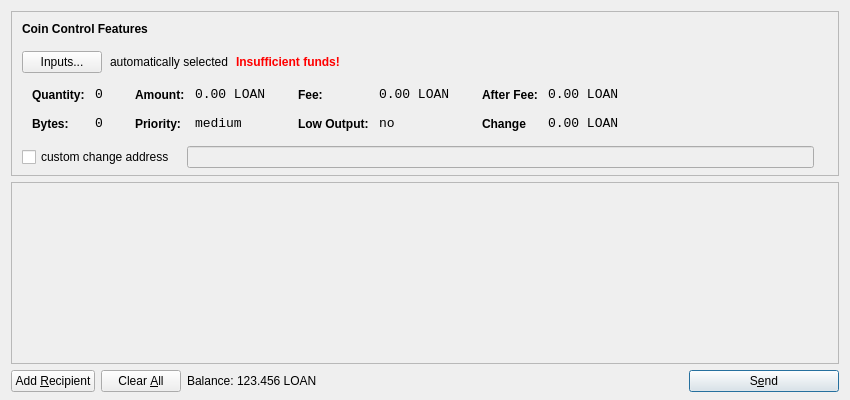
<?xml version="1.0" encoding="UTF-8"?>
<ui version="4.0">
 <class>SendCoinsDialog</class>
 <widget class="QDialog" name="SendCoinsDialog">
  <property name="geometry">
   <rect>
    <x>0</x>
    <y>0</y>
    <width>850</width>
    <height>400</height>
   </rect>
  </property>
  <property name="windowTitle">
   <string>Send Coins</string>
  </property>
  <layout class="QVBoxLayout" name="verticalLayout" stretch="0,1,0">
   <property name="bottomMargin">
    <number>8</number>
   </property>
   <item>
    <widget class="QFrame" name="frameCoinControl">
     <property name="sizePolicy">
      <sizepolicy hsizetype="Expanding" vsizetype="Expanding">
       <horstretch>0</horstretch>
       <verstretch>0</verstretch>
      </sizepolicy>
     </property>
     <property name="maximumSize">
      <size>
       <width>16777215</width>
       <height>16777215</height>
      </size>
     </property>
     <property name="frameShape">
      <enum>QFrame::StyledPanel</enum>
     </property>
     <property name="frameShadow">
      <enum>QFrame::Sunken</enum>
     </property>
     <layout class="QVBoxLayout" name="verticalLayoutCoinControl2">
      <property name="spacing">
       <number>-1</number>
      </property>
      <property name="leftMargin">
       <number>0</number>
      </property>
      <property name="topMargin">
       <number>0</number>
      </property>
      <property name="rightMargin">
       <number>0</number>
      </property>
      <property name="bottomMargin">
       <number>6</number>
      </property>
      <item>
       <layout class="QVBoxLayout" name="verticalLayoutCoinControl" stretch="0,0,0,0,1">
        <property name="spacing">
         <number>0</number>
        </property>
        <property name="leftMargin">
         <number>10</number>
        </property>
        <property name="topMargin">
         <number>10</number>
        </property>
        <item>
         <layout class="QHBoxLayout" name="horizontalLayoutCoinControl1">
          <property name="bottomMargin">
           <number>15</number>
          </property>
          <item>
           <widget class="QLabel" name="labelCoinControlFeatures">
            <property name="sizePolicy">
             <sizepolicy hsizetype="Preferred" vsizetype="Maximum">
              <horstretch>0</horstretch>
              <verstretch>0</verstretch>
             </sizepolicy>
            </property>
            <property name="font">
             <font>
              <weight>75</weight>
              <bold>true</bold>
             </font>
            </property>
            <property name="styleSheet">
             <string notr="true">font-weight:bold;</string>
            </property>
            <property name="text">
             <string>Coin Control Features</string>
            </property>
           </widget>
          </item>
         </layout>
        </item>
        <item>
         <layout class="QHBoxLayout" name="horizontalLayoutCoinControl2" stretch="0,0,0,0">
          <property name="spacing">
           <number>8</number>
          </property>
          <property name="bottomMargin">
           <number>10</number>
          </property>
          <item>
           <widget class="QPushButton" name="pushButtonCoinControl">
            <property name="styleSheet">
             <string notr="true"/>
            </property>
            <property name="text">
             <string>Inputs...</string>
            </property>
           </widget>
          </item>
          <item>
           <widget class="QLabel" name="labelCoinControlAutomaticallySelected">
            <property name="text">
             <string>automatically selected</string>
            </property>
            <property name="margin">
             <number>5</number>
            </property>
           </widget>
          </item>
          <item>
           <widget class="QLabel" name="labelCoinControlInsuffFunds">
            <property name="font">
             <font>
              <weight>75</weight>
              <bold>true</bold>
             </font>
            </property>
            <property name="styleSheet">
             <string notr="true">color:red;font-weight:bold;</string>
            </property>
            <property name="text">
             <string>Insufficient funds!</string>
            </property>
            <property name="margin">
             <number>5</number>
            </property>
           </widget>
          </item>
          <item>
           <spacer name="horizontalSpacerCoinControl">
            <property name="orientation">
             <enum>Qt::Horizontal</enum>
            </property>
            <property name="sizeHint" stdset="0">
             <size>
              <width>40</width>
              <height>1</height>
             </size>
            </property>
           </spacer>
          </item>
         </layout>
        </item>
        <item>
         <widget class="QWidget" name="widgetCoinControl" native="true">
          <property name="sizePolicy">
           <sizepolicy hsizetype="Preferred" vsizetype="Preferred">
            <horstretch>0</horstretch>
            <verstretch>0</verstretch>
           </sizepolicy>
          </property>
          <property name="minimumSize">
           <size>
            <width>0</width>
            <height>0</height>
           </size>
          </property>
          <property name="styleSheet">
           <string notr="true"/>
          </property>
          <layout class="QHBoxLayout" name="horizontalLayoutCoinControl5">
           <property name="margin">
            <number>0</number>
           </property>
           <item>
            <layout class="QHBoxLayout" name="horizontalLayoutCoinControl3" stretch="0,0,0,1">
             <property name="spacing">
              <number>20</number>
             </property>
             <property name="topMargin">
              <number>0</number>
             </property>
             <property name="bottomMargin">
              <number>10</number>
             </property>
             <item>
              <layout class="QFormLayout" name="formLayoutCoinControl1">
               <property name="horizontalSpacing">
                <number>10</number>
               </property>
               <property name="verticalSpacing">
                <number>14</number>
               </property>
               <property name="leftMargin">
                <number>10</number>
               </property>
               <property name="topMargin">
                <number>4</number>
               </property>
               <property name="rightMargin">
                <number>6</number>
               </property>
               <item row="0" column="0">
                <widget class="QLabel" name="labelCoinControlQuantityText">
                 <property name="styleSheet">
                  <string notr="true">font-weight:bold;</string>
                 </property>
                 <property name="text">
                  <string>Quantity:</string>
                 </property>
                 <property name="margin">
                  <number>0</number>
                 </property>
                </widget>
               </item>
               <item row="0" column="1">
                <widget class="QLabel" name="labelCoinControlQuantity">
                 <property name="font">
                  <font>
                   <family>Monospace</family>
                   <pointsize>10</pointsize>
                  </font>
                 </property>
                 <property name="cursor">
                  <cursorShape>IBeamCursor</cursorShape>
                 </property>
                 <property name="contextMenuPolicy">
                  <enum>Qt::ActionsContextMenu</enum>
                 </property>
                 <property name="text">
                  <string>0</string>
                 </property>
                 <property name="margin">
                  <number>0</number>
                 </property>
                 <property name="textInteractionFlags">
                  <set>Qt::LinksAccessibleByMouse|Qt::TextSelectableByKeyboard|Qt::TextSelectableByMouse</set>
                 </property>
                </widget>
               </item>
               <item row="1" column="0">
                <widget class="QLabel" name="labelCoinControlBytesText">
                 <property name="styleSheet">
                  <string notr="true">font-weight:bold;</string>
                 </property>
                 <property name="text">
                  <string>Bytes:</string>
                 </property>
                </widget>
               </item>
               <item row="1" column="1">
                <widget class="QLabel" name="labelCoinControlBytes">
                 <property name="font">
                  <font>
                   <family>Monospace</family>
                   <pointsize>10</pointsize>
                  </font>
                 </property>
                 <property name="cursor">
                  <cursorShape>IBeamCursor</cursorShape>
                 </property>
                 <property name="contextMenuPolicy">
                  <enum>Qt::ActionsContextMenu</enum>
                 </property>
                 <property name="text">
                  <string>0</string>
                 </property>
                 <property name="textInteractionFlags">
                  <set>Qt::LinksAccessibleByMouse|Qt::TextSelectableByKeyboard|Qt::TextSelectableByMouse</set>
                 </property>
                </widget>
               </item>
              </layout>
             </item>
             <item>
              <layout class="QFormLayout" name="formLayoutCoinControl2">
               <property name="horizontalSpacing">
                <number>10</number>
               </property>
               <property name="verticalSpacing">
                <number>14</number>
               </property>
               <property name="leftMargin">
                <number>6</number>
               </property>
               <property name="topMargin">
                <number>4</number>
               </property>
               <property name="rightMargin">
                <number>6</number>
               </property>
               <item row="0" column="0">
                <widget class="QLabel" name="labelCoinControlAmountText">
                 <property name="styleSheet">
                  <string notr="true">font-weight:bold;</string>
                 </property>
                 <property name="text">
                  <string>Amount:</string>
                 </property>
                 <property name="margin">
                  <number>0</number>
                 </property>
                </widget>
               </item>
               <item row="0" column="1">
                <widget class="QLabel" name="labelCoinControlAmount">
                 <property name="font">
                  <font>
                   <family>Monospace</family>
                   <pointsize>10</pointsize>
                  </font>
                 </property>
                 <property name="cursor">
                  <cursorShape>IBeamCursor</cursorShape>
                 </property>
                 <property name="contextMenuPolicy">
                  <enum>Qt::ActionsContextMenu</enum>
                 </property>
                 <property name="text">
                  <string>0.00 LOAN</string>
                 </property>
                 <property name="textInteractionFlags">
                  <set>Qt::LinksAccessibleByMouse|Qt::TextSelectableByKeyboard|Qt::TextSelectableByMouse</set>
                 </property>
                </widget>
               </item>
               <item row="1" column="0">
                <widget class="QLabel" name="labelCoinControlPriorityText">
                 <property name="styleSheet">
                  <string notr="true">font-weight:bold;</string>
                 </property>
                 <property name="text">
                  <string>Priority:</string>
                 </property>
                </widget>
               </item>
               <item row="1" column="1">
                <widget class="QLabel" name="labelCoinControlPriority">
                 <property name="font">
                  <font>
                   <family>Monospace</family>
                   <pointsize>10</pointsize>
                  </font>
                 </property>
                 <property name="cursor">
                  <cursorShape>IBeamCursor</cursorShape>
                 </property>
                 <property name="contextMenuPolicy">
                  <enum>Qt::ActionsContextMenu</enum>
                 </property>
                 <property name="text">
                  <string>medium</string>
                 </property>
                 <property name="textInteractionFlags">
                  <set>Qt::LinksAccessibleByMouse|Qt::TextSelectableByKeyboard|Qt::TextSelectableByMouse</set>
                 </property>
                </widget>
               </item>
              </layout>
             </item>
             <item>
              <layout class="QFormLayout" name="formLayoutCoinControl3">
               <property name="horizontalSpacing">
                <number>10</number>
               </property>
               <property name="verticalSpacing">
                <number>14</number>
               </property>
               <property name="leftMargin">
                <number>6</number>
               </property>
               <property name="topMargin">
                <number>4</number>
               </property>
               <property name="rightMargin">
                <number>6</number>
               </property>
               <item row="0" column="0">
                <widget class="QLabel" name="labelCoinControlFeeText">
                 <property name="styleSheet">
                  <string notr="true">font-weight:bold;</string>
                 </property>
                 <property name="text">
                  <string>Fee:</string>
                 </property>
                 <property name="margin">
                  <number>0</number>
                 </property>
                </widget>
               </item>
               <item row="0" column="1">
                <widget class="QLabel" name="labelCoinControlFee">
                 <property name="font">
                  <font>
                   <family>Monospace</family>
                   <pointsize>10</pointsize>
                  </font>
                 </property>
                 <property name="cursor">
                  <cursorShape>IBeamCursor</cursorShape>
                 </property>
                 <property name="contextMenuPolicy">
                  <enum>Qt::ActionsContextMenu</enum>
                 </property>
                 <property name="text">
                  <string>0.00 LOAN</string>
                 </property>
                 <property name="textInteractionFlags">
                  <set>Qt::LinksAccessibleByMouse|Qt::TextSelectableByKeyboard|Qt::TextSelectableByMouse</set>
                 </property>
                </widget>
               </item>
               <item row="1" column="0">
                <widget class="QLabel" name="labelCoinControlLowOutputText">
                 <property name="styleSheet">
                  <string notr="true">font-weight:bold;</string>
                 </property>
                 <property name="text">
                  <string>Low Output:</string>
                 </property>
                </widget>
               </item>
               <item row="1" column="1">
                <widget class="QLabel" name="labelCoinControlLowOutput">
                 <property name="font">
                  <font>
                   <family>Monospace</family>
                   <pointsize>10</pointsize>
                  </font>
                 </property>
                 <property name="cursor">
                  <cursorShape>IBeamCursor</cursorShape>
                 </property>
                 <property name="contextMenuPolicy">
                  <enum>Qt::ActionsContextMenu</enum>
                 </property>
                 <property name="text">
                  <string>no</string>
                 </property>
                 <property name="textInteractionFlags">
                  <set>Qt::LinksAccessibleByMouse|Qt::TextSelectableByKeyboard|Qt::TextSelectableByMouse</set>
                 </property>
                </widget>
               </item>
              </layout>
             </item>
             <item>
              <layout class="QFormLayout" name="formLayoutCoinControl4">
               <property name="horizontalSpacing">
                <number>10</number>
               </property>
               <property name="verticalSpacing">
                <number>14</number>
               </property>
               <property name="leftMargin">
                <number>6</number>
               </property>
               <property name="topMargin">
                <number>4</number>
               </property>
               <property name="rightMargin">
                <number>6</number>
               </property>
               <item row="0" column="0">
                <widget class="QLabel" name="labelCoinControlAfterFeeText">
                 <property name="styleSheet">
                  <string notr="true">font-weight:bold;</string>
                 </property>
                 <property name="text">
                  <string>After Fee:</string>
                 </property>
                 <property name="margin">
                  <number>0</number>
                 </property>
                </widget>
               </item>
               <item row="0" column="1">
                <widget class="QLabel" name="labelCoinControlAfterFee">
                 <property name="font">
                  <font>
                   <family>Monospace</family>
                   <pointsize>10</pointsize>
                  </font>
                 </property>
                 <property name="cursor">
                  <cursorShape>IBeamCursor</cursorShape>
                 </property>
                 <property name="contextMenuPolicy">
                  <enum>Qt::ActionsContextMenu</enum>
                 </property>
                 <property name="text">
                  <string>0.00 LOAN</string>
                 </property>
                 <property name="textInteractionFlags">
                  <set>Qt::LinksAccessibleByMouse|Qt::TextSelectableByKeyboard|Qt::TextSelectableByMouse</set>
                 </property>
                </widget>
               </item>
               <item row="1" column="0">
                <widget class="QLabel" name="labelCoinControlChangeText">
                 <property name="styleSheet">
                  <string notr="true">font-weight:bold;</string>
                 </property>
                 <property name="text">
                  <string>Change</string>
                 </property>
                </widget>
               </item>
               <item row="1" column="1">
                <widget class="QLabel" name="labelCoinControlChange">
                 <property name="font">
                  <font>
                   <family>Monospace</family>
                   <pointsize>10</pointsize>
                  </font>
                 </property>
                 <property name="cursor">
                  <cursorShape>IBeamCursor</cursorShape>
                 </property>
                 <property name="contextMenuPolicy">
                  <enum>Qt::ActionsContextMenu</enum>
                 </property>
                 <property name="text">
                  <string>0.00 LOAN</string>
                 </property>
                 <property name="textInteractionFlags">
                  <set>Qt::LinksAccessibleByMouse|Qt::TextSelectableByKeyboard|Qt::TextSelectableByMouse</set>
                 </property>
                </widget>
               </item>
              </layout>
             </item>
            </layout>
           </item>
          </layout>
         </widget>
        </item>
        <item>
         <layout class="QHBoxLayout" name="horizontalLayoutCoinControl4" stretch="0,0,0">
          <property name="spacing">
           <number>12</number>
          </property>
          <property name="sizeConstraint">
           <enum>QLayout::SetDefaultConstraint</enum>
          </property>
          <property name="topMargin">
           <number>5</number>
          </property>
          <property name="rightMargin">
           <number>5</number>
          </property>
          <item>
           <widget class="QCheckBox" name="checkBoxCoinControlChange">
            <property name="text">
             <string>custom change address</string>
            </property>
           </widget>
          </item>
          <item>
           <widget class="QLineEdit" name="lineEditCoinControlChange">
            <property name="enabled">
             <bool>false</bool>
            </property>
            <property name="sizePolicy">
             <sizepolicy hsizetype="Expanding" vsizetype="Fixed">
              <horstretch>0</horstretch>
              <verstretch>0</verstretch>
             </sizepolicy>
            </property>
           </widget>
          </item>
          <item>
           <widget class="QLabel" name="labelCoinControlChangeLabel">
            <property name="sizePolicy">
             <sizepolicy hsizetype="Preferred" vsizetype="Expanding">
              <horstretch>0</horstretch>
              <verstretch>0</verstretch>
             </sizepolicy>
            </property>
            <property name="minimumSize">
             <size>
              <width>0</width>
              <height>0</height>
             </size>
            </property>
            <property name="text">
             <string/>
            </property>
            <property name="margin">
             <number>3</number>
            </property>
           </widget>
          </item>
         </layout>
        </item>
        <item>
         <spacer name="verticalSpacerCoinControl">
          <property name="orientation">
           <enum>Qt::Vertical</enum>
          </property>
          <property name="sizeHint" stdset="0">
           <size>
            <width>800</width>
            <height>1</height>
           </size>
          </property>
         </spacer>
        </item>
       </layout>
      </item>
     </layout>
    </widget>
   </item>
   <item>
    <widget class="QScrollArea" name="scrollArea">
     <property name="widgetResizable">
      <bool>true</bool>
     </property>
     <widget class="QWidget" name="scrollAreaWidgetContents">
      <property name="geometry">
       <rect>
        <x>0</x>
        <y>0</y>
        <width>830</width>
        <height>165</height>
       </rect>
      </property>
      <layout class="QVBoxLayout" name="verticalLayout_2">
       <property name="margin">
        <number>0</number>
       </property>
       <item>
        <layout class="QVBoxLayout" name="entries">
         <property name="spacing">
          <number>6</number>
         </property>
        </layout>
       </item>
       <item>
        <spacer name="verticalSpacer">
         <property name="orientation">
          <enum>Qt::Vertical</enum>
         </property>
         <property name="sizeHint" stdset="0">
          <size>
           <width>20</width>
           <height>40</height>
          </size>
         </property>
        </spacer>
       </item>
      </layout>
     </widget>
    </widget>
   </item>
   <item>
    <layout class="QHBoxLayout" name="horizontalLayout">
     <item>
      <widget class="QPushButton" name="addButton">
       <property name="toolTip">
        <string>Send to multiple recipients at once</string>
       </property>
       <property name="text">
        <string>Add &amp;Recipient</string>
       </property>
       <property name="icon">
        <iconset resource="../bitcoin.qrc">
         <normaloff>:/icons/add</normaloff>:/icons/add</iconset>
       </property>
       <property name="autoDefault">
        <bool>false</bool>
       </property>
      </widget>
     </item>
     <item>
      <widget class="QPushButton" name="clearButton">
       <property name="sizePolicy">
        <sizepolicy hsizetype="Minimum" vsizetype="Fixed">
         <horstretch>0</horstretch>
         <verstretch>0</verstretch>
        </sizepolicy>
       </property>
       <property name="toolTip">
        <string>Remove all transaction fields</string>
       </property>
       <property name="text">
        <string>Clear &amp;All</string>
       </property>
       <property name="icon">
        <iconset resource="../bitcoin.qrc">
         <normaloff>:/icons/remove</normaloff>:/icons/remove</iconset>
       </property>
       <property name="autoRepeatDelay">
        <number>300</number>
       </property>
       <property name="autoDefault">
        <bool>false</bool>
       </property>
      </widget>
     </item>
     <item>
      <layout class="QHBoxLayout" name="horizontalLayout_2">
       <property name="spacing">
        <number>3</number>
       </property>
       <item>
        <widget class="QLabel" name="label">
         <property name="sizePolicy">
          <sizepolicy hsizetype="Preferred" vsizetype="Fixed">
           <horstretch>0</horstretch>
           <verstretch>0</verstretch>
          </sizepolicy>
         </property>
         <property name="text">
          <string>Balance:</string>
         </property>
        </widget>
       </item>
       <item>
        <widget class="QLabel" name="labelBalance">
         <property name="sizePolicy">
          <sizepolicy hsizetype="Preferred" vsizetype="Fixed">
           <horstretch>0</horstretch>
           <verstretch>0</verstretch>
          </sizepolicy>
         </property>
         <property name="cursor">
          <cursorShape>IBeamCursor</cursorShape>
         </property>
         <property name="text">
          <string>123.456 LOAN</string>
         </property>
         <property name="textInteractionFlags">
          <set>Qt::LinksAccessibleByMouse|Qt::TextSelectableByKeyboard|Qt::TextSelectableByMouse</set>
         </property>
        </widget>
       </item>
      </layout>
     </item>
     <item>
      <spacer name="horizontalSpacer">
       <property name="orientation">
        <enum>Qt::Horizontal</enum>
       </property>
       <property name="sizeHint" stdset="0">
        <size>
         <width>40</width>
         <height>20</height>
        </size>
       </property>
      </spacer>
     </item>
     <item>
      <widget class="QPushButton" name="sendButton">
       <property name="minimumSize">
        <size>
         <width>150</width>
         <height>0</height>
        </size>
       </property>
       <property name="toolTip">
        <string>Confirm the send action</string>
       </property>
       <property name="text">
        <string>S&amp;end</string>
       </property>
       <property name="icon">
        <iconset resource="../bitcoin.qrc">
         <normaloff>:/icons/send</normaloff>:/icons/send</iconset>
       </property>
       <property name="default">
        <bool>true</bool>
       </property>
      </widget>
     </item>
    </layout>
   </item>
  </layout>
 </widget>
 <resources>
  <include location="../bitcoin.qrc"/>
 </resources>
 <connections/>
</ui>
